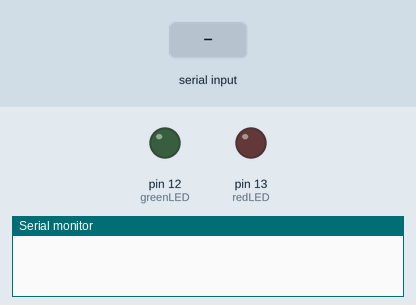
The sketch below on a simulated Arduino Uno, built with avr-gcc and run on an emulated ATmega328P. On the bench: output pins drawn as LEDs (lit = HIGH), the last lines printed to the serial monitor. The inputs (shaded band) are chosen by the test bench.

Above: at 1.2 s.
1.3 s: "APPROVED\n" received over Serial
At 1.6 s:
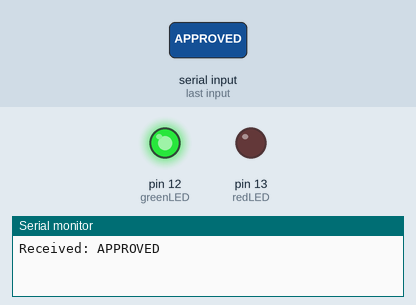
4.3 s: "DENIED\n" received over Serial
At 5.0 s:
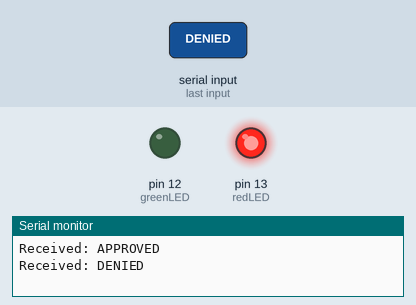
Timing chart, 0 to 7.8 s (numbered marks = the images above; inputs shaded):
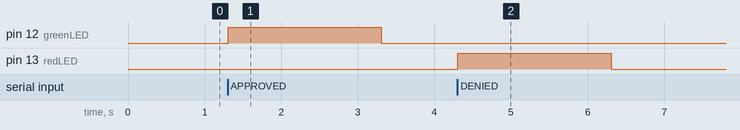

Measured:
- after the input at 1.3 s, pin 12 (greenLED): LOW → HIGH at once, → LOW 2.0 s later
- after the input at 4.3 s, pin 13 (redLED): LOW → HIGH at once, → LOW 2.0 s later

The sketch:

redgreen.ino
```cpp
String input = "";

int greenLED = 12;
int redLED = 13;

void setup() {
  Serial.begin(9600);

  pinMode(greenLED, OUTPUT);
  pinMode(redLED, OUTPUT);

  digitalWrite(greenLED, LOW);
  digitalWrite(redLED, LOW);
}

void loop() {
  if (Serial.available()) {
    input = Serial.readStringUntil('\n');
    input.trim();  // removes spaces + \r + \n

    Serial.println("Received: " + input); // DEBUG

    if (input == "APPROVED") {
      digitalWrite(greenLED, HIGH);
      digitalWrite(redLED, LOW);
      delay(2000);
      digitalWrite(greenLED, LOW);
    }

    if (input == "DENIED") {
      digitalWrite(redLED, HIGH);
      digitalWrite(greenLED, LOW);
      delay(2000);
      digitalWrite(redLED, LOW);
    }
  }
}
```
